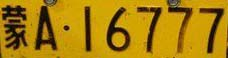
%> input picture bigWork/photo/II/蒙A16777.jpg, 228 x 58 px
$ octave A16777.m   (GNU Octave 9; MATLAB toolbox functions it lacks are replaced by stand-ins)
%> lines starting %> are read from the running program, lines starting %| are printed output that depends on the picture; in (x1, y1, x2, y2) boxes, pixels count from 0 and x2, y2 are one past the last pixel; in counts of white or black regions, pixels touching at a corner belong together; the program's own positions count from 1
### bigWork/I/remove_sx_border.m
%%%%%%%%%%%%%%%%%%%%%%%%%%%%%%%%%
%%%%%%目的:去掉上下边框和铆钉（统计跳变次数）
%%%%%%     铆钉所在行有6次像素跳变（2个铆钉4次+左右边框2次）
%%%%%%     字符所在行至少16次跳变（7个字符至少14次+左右边框2次
%%%%%%%%%%%%%%%%%%%%%%%%%%%%%%%%%
function out = remove_sx_border(I)

% 前一列减后一列,即利用差值寻找跳变处
diff_row = diff(I,1,2);
% 统计每行的插值和，即定位行，在垂直方向上查找
diff_row_sum = sum(abs(diff_row), 2);
rows = size(I,1);

%%% 定位行的起始位置(从1/3处先上扫描行)
srow = ceil(rows*(1/3));
j = srow;
for i=1:srow
    if diff_row_sum(j,1)<10
        plate.rowa = j;
        break;
    end
    % 向上扫描
    j = srow-i;
end
%%% 定位行的结束位置(从2/3处先下扫描行)
for i=2*srow:size(diff_row_sum,1)
    if diff_row_sum(i,1)<10
        plate.rowb = i;
        break;
    end
end
% 切割图像去除
out = I(plate.rowa:plate.rowb, :);

### bigWork/I/remove_extra_region.m
%%%%%%%%%%%%%%%%%%%%%%%%%%%%%%%%%%%
%%% 使用投影法移除额外区域
%%%%%%%%%%%%%%%%%%%%%%%%%%%%%%%%%%%

function I=remove_extra_region(I2)

% 统计每列的元素和，能定位列，即在水平方向上删除孤立点
projection_h = sum(I2,1);

% 统计每行的元素和，能定位行，即在垂直方向上删除孤立点
projection_v = sum(I2,2);

% 垂直方向上往下找，
for i=1:size(projection_v,1)
    if projection_v(i,1) >= 1
        new.rowa = i;
        break;
    end
end

% 垂直方向下往上找，
for i=1:size(projection_v,1)
    j = size(projection_v,1) - i+1;
    if projection_v(j,1) >= 1
        new.rowb = j;
        break;
    end
end

% 水平方向上，从左往右找
for i=1:size(projection_h ,2)
    if projection_h(1,i) >= 1
        new.cola = i;
        break;
    end
end
% 水平方向上，从右往左找
for i=1:size(projection_h ,2)
    j = size(projection_h ,2)-i+1;
    if projection_h(1,j) >= 1
        new.colb = j;
        break;
    end
end
I = I2(new.rowa:new.rowb, new.cola:new.colb);
end

### bigWork/I/remove_zy_null.m
%%%%%%%%%%%%%%%%%%%%%%%%%%%%%%%%%%%%%%%%%%%%%%%%%%%%%%%%%%%%%%%%%%%%%%%%
%%%%%% 去除字符左右背景（投影法）
%%%%%% 保证边框去除的情况下，可以通过找左右两边的字符边界来去除左右两边的空白
%%%%%%%%%%%%%%%%%%%%%%%%%%%%%%%%%%%%%%%%%%%%%%%%%%%%%%%%%%%%%%%%%%%%%%%%
function out = remove_zy_null(I)

% 统计每一列的元素之和,即水平方向上寻找
ppv1 = sum(I,1);
columns = size(ppv1, 2);
% 从左往右找
for i=1:columns
    if ppv1(1,i) ~= 0
        pl.cola = i;
        break;
    end
end
 % 从右往左找
for i=1:columns
    j = columns - i + 1;
    if ppv1(1,j) ~= 0
        pl.colb = j;
        break;
    end
end
out = I(:,pl.cola:pl.colb);

### bigWork/II/A16777.m
% 第二类的第一张图片
clear;clc;
figure();

% 第一类的第一张图片
clear;clc;

I = imread('../photo/II/蒙A16777.jpg');
%> I is the input picture: size 58x228x3 uint8; mean R, G, B 168.8, 127.8, 12.3
subplot(331);imshow(I);title("原图");


% 2 灰度化
I1 = I(:,:,1)*0.299+I(:,:,2)*0.587+I(:,:,3)*0.11;
I1 = 255 -I1;
subplot(332);imshow(I1);title("灰度图");

% 二值图像
I2 = imbinarize(I1,0.6);
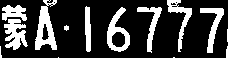
%> I2: size 58x228 logical; 23.3% white; 14 white regions (4 under 20 px), largest, box (x1, y1, x2, y2) and area: (35, 0, 57, 50) 568, (4, 19, 28, 50) 451, (107, 7, 130, 52) 449
subplot(333);imshow(I2);title("二值图像");

% 去除孤立噪声

I3 = bwareaopen(I2,100);
subplot(334);imshow(I3);title('去除孤立噪声');

%
% 去除边框
I4=remove_sx_border(I3);
%> in remove_sx_border, `diff_row = diff(I,1,2);`:
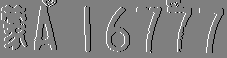
%> diff_row: size 58x227 double; min -1, max 1, mean 0; drawn with min black and max white
%> in remove_sx_border, `diff_row_sum = sum(abs(diff_row), 2);`: diff_row_sum = 58 values, max 22 at index 13, min 0 at index 54, mean 14.55
%> after the loop in remove_sx_border, `for i=1:srow`: plate = {rowa 4}
%> after the loop in remove_sx_border, `for i=2*srow:size(diff_row_sum,1)`: plate = {rowa 4, rowb 53}
%> in remove_sx_border, `out = I(plate.rowa:plate.rowb, :);`:
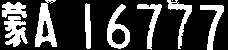
%> out: size 50x228 logical; 25.8% white; 9 white regions (1 under 20 px), largest, box (x1, y1, x2, y2) and area: (35, 0, 57, 47) 541, (4, 16, 28, 47) 451, (107, 4, 130, 49) 449
% I4 = I4(4:size(I4,1),:);
I4=remove_extra_region(I4);
%> in remove_extra_region, `projection_h = sum(I2,1);`: projection_h = 228 values, max 45 at index 87, min 0 at index 1, mean 12.92
%> in remove_extra_region, `projection_v = sum(I2,2);`: projection_v = 50 values, max 118 at index 8, min 7 at index 50, mean 58.9
%> after the loop in remove_extra_region, `for i=1:size(projection_v,1)`: new = {rowa 1}
%> after the loop in remove_extra_region, `for i=1:size(projection_v,1)`: new = {rowa 1, rowb 50}
%> after the loop in remove_extra_region, `for i=1:size(projection_h ,2)`: new = {rowa 1, rowb 50, cola 3}
%> after the loop in remove_extra_region, `for i=1:size(projection_h ,2)`: new = {rowa 1, rowb 50, cola 3, colb 224}
%> in remove_extra_region, `I = I2(new.rowa:new.rowb, new.cola:new.colb);`:
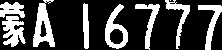
%> I: size 50x222 logical; 26.5% white; 9 white regions (1 under 20 px), largest, box (x1, y1, x2, y2) and area: (33, 0, 55, 47) 541, (2, 16, 26, 47) 451, (105, 4, 128, 49) 449
subplot(335);imshow(I4);title('去除上下边框');
I5 = remove_extra_region(I4);
I5 = remove_zy_null(I5);
%> in remove_zy_null, `ppv1 = sum(I,1);`: ppv1 = 222 values, max 45 at index 85, min 0 at index 27, mean 13.27
%> after the loop in remove_zy_null, `for i=1:columns`: pl = {cola 1}
%> after the loop in remove_zy_null, `for i=1:columns`: pl = {cola 1, colb 222}
I5 = I5(:,1:size(I5,2)-4);
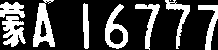
%> I5: size 50x218 logical; 26.7% white; 9 white regions (1 under 20 px), largest, box (x1, y1, x2, y2) and area: (33, 0, 55, 47) 541, (2, 16, 26, 47) 451, (105, 4, 128, 49) 449
subplot(336);imshow(I5);title('去除左右边框');

% 画出投影并分割
I6 = I5;
[height, width] = size(I6);
%> height = 50; width = 218
projection = sum(I6, 1);
%> projection = 218 values, max 45 at index 85, min 0 at index 27, mean 13.34
subplot(339);stem(projection,'.',...
    'MarkerFaceColor','w',...
    'MarkerEdgeColor','w');
title('字符垂直方向投影');
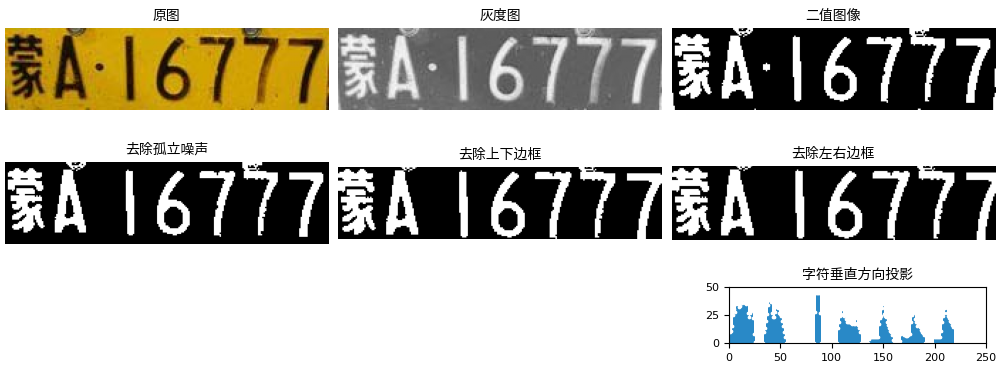
%> figure redrawn from the program's plot data, 7 panels

figure();
subplot(1,7,1);imshow(I6(:,1:28));
subplot(1,7,2);imshow(I6(:,28:55));
subplot(1,7,3);imshow(I6(:,75:102));
subplot(1,7,4);imshow(I6(:,102:129));
subplot(1,7,5);imshow(I6(:,134:161));
subplot(1,7,6);imshow(I6(:,164:191));
subplot(1,7,7);imshow(I6(:,191:width));
%> after `imshow(I6(:,191:width))`:
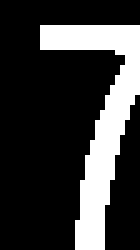
%> displayed picture: size 50x28 logical (shown 5 times larger); 23% white; 1 white region, box (x1, y1, x2, y2) and area: (8, 5, 28, 50) 322

$ run again, with bigWork/photo/II/兰A20008.jpg copied over bigWork/photo/II/蒙A16777.jpg
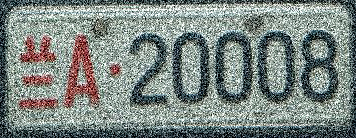
%> input picture bigWork/photo/II/兰A20008.jpg, 356 x 138 px
%> I is the input picture: size 138x356x3 uint8; mean R, G, B 124.4, 134.4, 130.2
%> `I2 = imbinarize(I1,0.6);`:
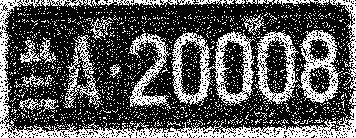
%> I2: size 138x356 logical; 33.5% white in thin lines or dots
%> I3: size 138x356 logical; 26.2% white in thin lines or dots
%> diff_row_sum = 138 values, max 157 at index 4, min 4 at index 12, mean 62.93
%> after the loop in remove_sx_border, `for i=1:srow`: plate = {rowa 14}
%> after the loop in remove_sx_border, `for i=2*srow:size(diff_row_sum,1)`: plate = {rowa 14, rowb 111}
%> out: size 98x356 logical; 24% white in thin lines or dots
%> projection_h = 356 values, max 85 at index 5, min 0 at index 12, mean 23.51
%> projection_v = 98 values, max 147 at index 27, min 13 at index 1, mean 85.4
%> after the loop in remove_extra_region, `for i=1:size(projection_v,1)`: new = {rowa 1}
%> after the loop in remove_extra_region, `for i=1:size(projection_v,1)`: new = {rowa 1, rowb 98}
%> after the loop in remove_extra_region, `for i=1:size(projection_h ,2)`: new = {rowa 1, rowb 98, cola 1}
%> after the loop in remove_extra_region, `for i=1:size(projection_h ,2)`: new = {rowa 1, rowb 98, cola 1, colb 356}
%> ppv1 has the same summary as projection_h in remove_extra_region
%> after the loop in remove_zy_null, `for i=1:columns`: pl = {cola 1}
%> after the loop in remove_zy_null, `for i=1:columns`: pl = {cola 1, colb 356}
%> I5: size 98x352 logical; 23.6% white in thin lines or dots
%> projection = 352 values, max 85 at index 5, min 0 at index 12, mean 23.09
%> `imshow(I6(:,191:width))`:
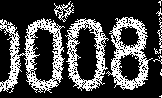
%> displayed picture: size 98x162 logical; 27.9% white in thin lines or dots
